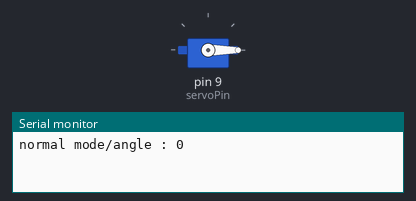
Recording of a sketch running on a simulated Arduino Uno, built with avr-gcc and run on an emulated ATmega328P. On the bench: servo, the last lines printed to the serial monitor.

Above: at 0.1 s.
At 8.1 s:
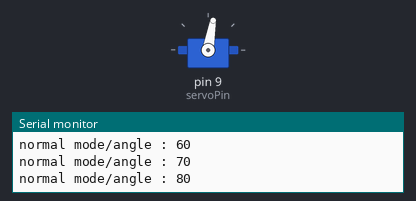
At 17.1 s:
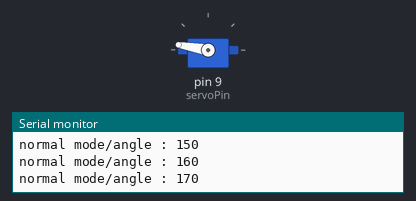
At 34.1 s:
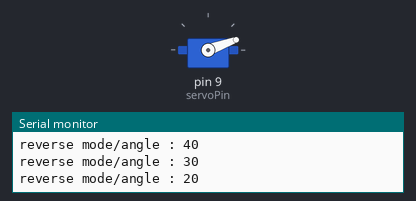
Timing chart, 0 to 40.0 s (numbered marks = the images above):
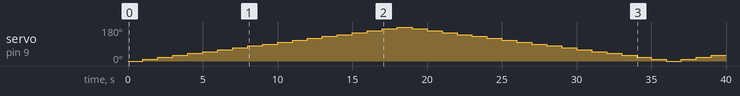

The sketch:

neibc_servo.ino
```cpp
// (licence header left out)
#include <Servo.h>

int servoPin = 9;

Servo servo;

int angle = 0; // servo position in degrees

void setup()
{
  servo.attach(servoPin);
  Serial.begin(9600);
}

void loop()
{
  // 0 to 180 degrees
  for(angle = 0; angle < 180; angle = angle + 10)
  {
    Serial.print("normal mode/angle : ");
    Serial.println(angle);
    servo.write(angle);
    delay(1000);
  }
  // 180 to 0 degrees
  for(angle = 180; angle > 0; angle = angle - 10)
  {
    Serial.print("reverse mode/angle : ");
    Serial.println(angle);
    servo.write(angle);
    delay(1000);
  }
}
```

Measured:
- by itself, servo on pin 9 (servoPin): 0° → 10° at 1.0 s, → 20° 1.0 s later, → 30° 1.0 s later, → 40° 1.0 s later, … (39 changes in this stretch)
